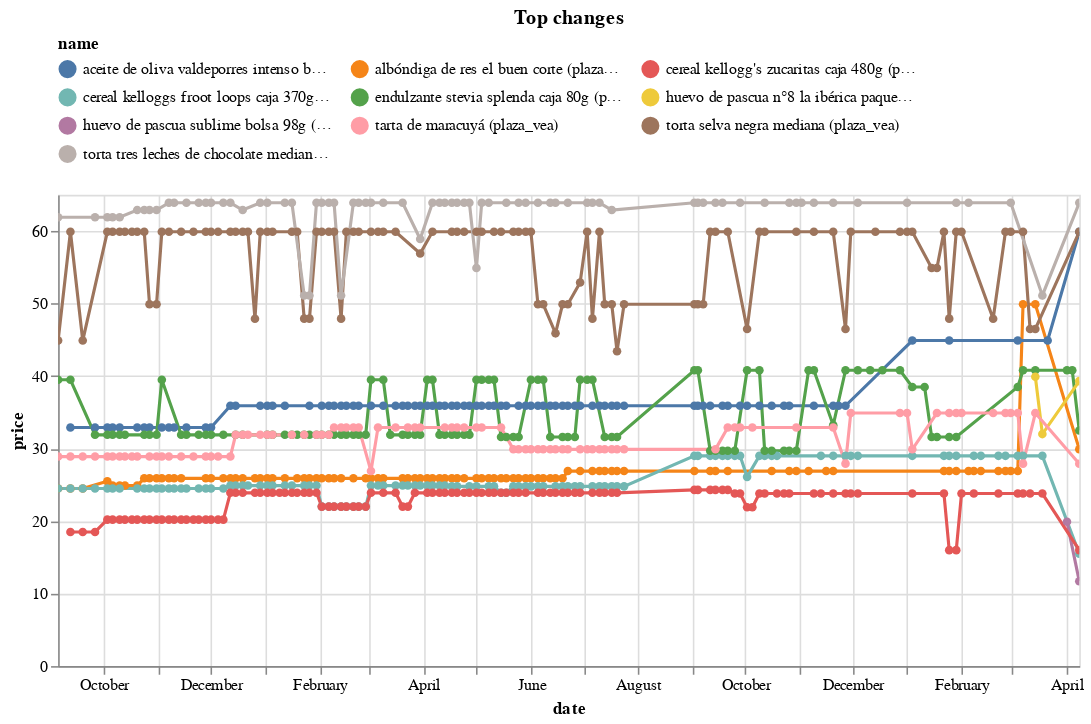

The notebook cell saved with this chart:
### Code cell
top_changes_abs.head(10).pipe(plot_changes, 'Top changes')

### Figure 1 — Vega-Lite specification as saved in the notebook (floating-point values rounded to 4 significant figures; data arrays with more than 128 entries replaced by an {"elided": "..."} marker saying what was removed)
{"config": {"view": {"continuousWidth": 300, "continuousHeight": 300}, "legend": {"columns": 3, "orient": "top"}}, "data": {"name": "data-58924da803182b7ee16b88ba89430a2c"}, "mark": {"type": "line", "point": true}, "encoding": {"color": {"field": "name", "scale": {"domain": ["aceite de oliva valdeporres intenso botella 1l (plaza_vea)", "albóndiga de res el buen corte (plaza_vea)", "cereal kellogg's zucaritas caja 480g (plaza_vea)", "cereal kelloggs froot loops caja 370gr (plaza_vea)", "endulzante stevia splenda caja 80g (plaza_vea)", "huevo de pascua n°8 la ibérica paquete 225g (plaza_vea)", "huevo de pascua sublime bolsa 98g (plaza_vea)", "tarta de maracuyá (plaza_vea)", "torta selva negra mediana (plaza_vea)", "torta tres leches de chocolate mediana (plaza_vea)"]}, "type": "nominal"}, "tooltip": [{"field": "name", "type": "nominal"}, {"field": "price", "type": "quantitative"}, {"field": "last_price", "type": "quantitative"}], "x": {"field": "date", "type": "temporal"}, "y": {"field": "price", "type": "quantitative"}}, "params": [{"name": "param_7", "select": {"type": "point", "fields": ["name"]}, "bind": "legend"}, {"name": "param_8", "select": {"type": "interval", "encodings": ["x", "y"]}, "bind": "scales"}], "title": "Top changes", "transform": [{"filter": {"param": "param_7"}}], "width": 650, "$schema": "https://vega.github.io/schema/vega-lite/v5.17.0.json", "datasets": {"data-58924da803182b7ee16b88ba89430a2c": {"elided": "780 records"}}}
